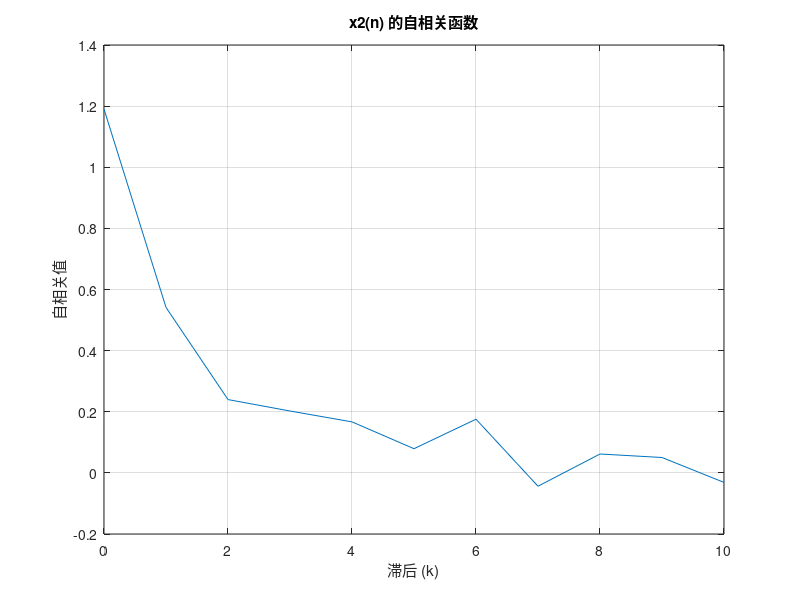

Write the MATLAB code that produced this figure.
% 假设您已经有 x2(n) 的序列
% Define parameters
N = 100; % Length of the sequences
sigma_z2 = 1;
alpha = 0.25;
beta = 0.25;

% Generate white noise sequence z(n)
z = sqrt(sigma_z2) * randn(N, 1);

% Generate AR(1) process x1(n)
x1 = zeros(N, 1);
for n = 2:N
    x1(n) = alpha * x1(n - 1) + z(n);
end
% Generate impulse response h2(n)
n_h2 = 0:10; % Adjust the length as needed
h2 = beta.^n_h2;

% Convolve x1(n) with h2(n) using convolution to get x2(n)
x2 = conv(x1, h2, 'full');
% 定义滞后范围
k_max = 10; % 想要计算的自相关函数的最大滞后

% 初始化 R_x2(k)
R_x2 = zeros(1, k_max+1);

% 计算 R_x2(k)
N = length(x2); % 序列的长度
for k = 0:k_max
    sum = 0;
    for n = 1:(N - k)
        sum = sum + x2(n) * x2(n + k);
    end
    R_x2(k+1) = sum / (N - k); % 规范化自相关函数
end

% 创建滞后范围的数组
k_values = 0:k_max;

% 绘制自相关函数图形
plot(k_values, R_x2);
title('x2(n) 的自相关函数');
xlabel('滞后 (k)');
ylabel('自相关值');
grid on;
